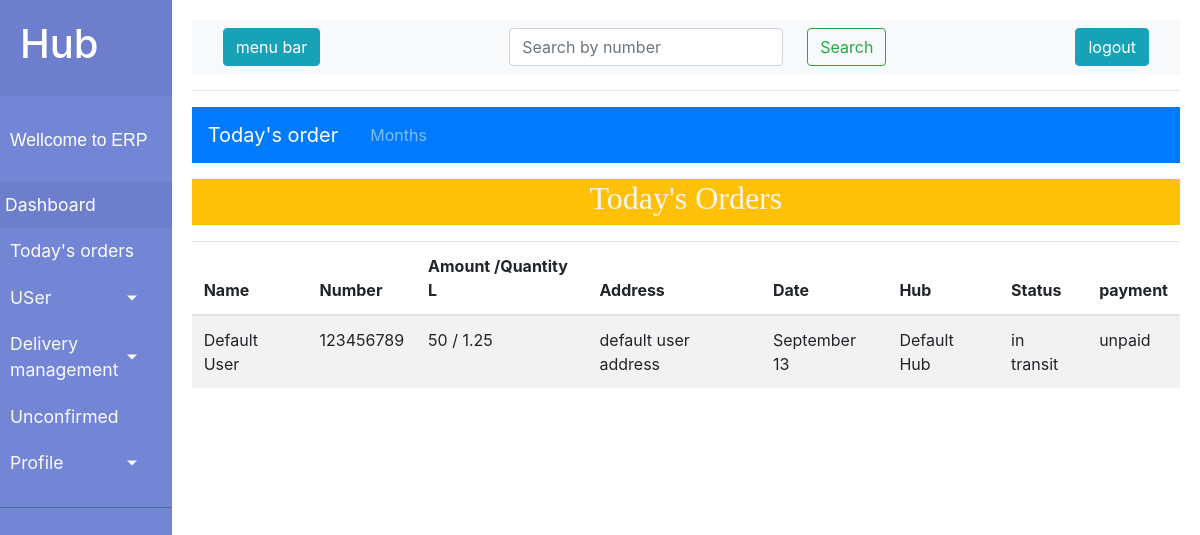
The app's page /hub/orders (signed in) with its own data.
### milkdairy/models.py (models this page shows, shortened)
class Ordersummery(models.Model):
    id = models.AutoField(primary_key=True)
    user = models.ForeignKey('client.User_data',default=1, on_delete=models.SET_DEFAULT)
    month = models.ForeignKey(Month, on_delete=models.CASCADE)
    day = models.ForeignKey(Day, on_delete=models.CASCADE)
    amount = models.IntegerField()
    quantity = models.DecimalField(max_digits=99999,decimal_places=2)
    status = models.CharField(max_length=20, default='in transit')
    payment = models.CharField(max_length=20, default='unpaid')
    date= models.DateTimeField(auto_now_add=True)
    hub = models.ForeignKey('hub.Hub_detail',null=True, on_delete=models.SET_NULL)
    delivery = models.ForeignKey('delivery.Deliveryboy', blank=True, null=True, on_delete=models.SET_NULL)

class Month(models.Model):
    id =models.AutoField(primary_key=True)
    months = models.CharField(max_length=20,)
    m_num = models.CharField( max_length=3,blank=True,null=True)
    year = models.CharField(max_length=5,default='2020')

class Day (models.Model):
    id = models.AutoField(primary_key=True)
    date = models.CharField(max_length=3)

### client/models.py (models this page shows, shortened)
class User_data(models.Model):
    id = models.AutoField(primary_key=True)
    user_id = models.OneToOneField(User, on_delete=models.CASCADE)
    name = models.CharField(max_length=225)
    number = models.IntegerField()
    whatsaap_number = models.IntegerField()
    address = models.CharField(max_length=400)
    date = models.DateField(auto_now_add=True)
    hub = models.ForeignKey('hub.Hub_detail' ,null=True,blank=True , on_delete=models.SET_NULL)

### hub/models.py (models this page shows, shortened)
class Hub_detail(models.Model):
    id = models.AutoField(primary_key=True)
    hub_user = models.OneToOneField(User, on_delete=models.CASCADE)
    hub_name = models.CharField(max_length=225)
    number = models.IntegerField( default=00000000)
    address = models.CharField(max_length=400, default='default_address')
    whatsaap_number = models.IntegerField(default = 0000000000)

### milk/decorators.py (the view)
        def wrapper_func(request, *args, **kwargs):
            group = None
            if request.user.groups.exists():
                group = request.user.groups.all()[0].name
                if group == allowed:
                    return view_func(request, *args, **kwargs)
                else:
                    return HttpResponse('you are not authorised for this action1')
            else:
                return HttpResponse('you are not authorised for this action')

### hub/views.py (called while the page is built)
@login_required(login_url='/')
@authentication(allowed='Hub')
def membership(request):
    dat = str(date.today())
    dat.split('-')
    day = dat[-2:]
    month = dat[-5:-3]
    hub = Hub_detail.objects.get(hub_user=request.user)
    member = Ordersummery.objects.filter(hub = hub,month__m_num=month, day__date=day).order_by('month', '-day')
    membr={'mam':member,'months':Month.objects.all, 'days':Day.objects.all}
    return render(request, 'hub/membership.html',membr)

### hub/templates/hub/membership.html (shortened to what this page needs)
{% extends 'hub/baseTemplate.html'  %}
{% block body %}
        <nav class="navbar navbar-expand-lg navbar-dark bg-primary d-flex justify-content-start">
          <a class="navbar-brand" href="/hub/orders">Today's order</a>
          <div class="collapse navbar-collapse" id="navbarNavDropdown">
            <ul class="navbar-nav">
              <li class="nav-item dropdown">
                <a class="nav-link dropdown ml-2" href="#" id="monthLink" data-toggle="dropdown" aria-haspopup="true" aria-expanded="false">
                  Months
                </a>
              </li>
            </ul>
          </div>
        </nav>
        <div class="d-flex justify-content-center mt-3 bg-warning"> <h2 style="font-family: 'Times New Roman', Times, serif; color: seashell;">Today's Orders</h2></div>
        <table class="table table-striped mt-3">
            <thead>
              <tr>
                <th scope="col">Name</th>
                <th scope="col">Number</th>
                <th scope="col">Amount /Quantity L</th>
                <th scope="col">Address</th>
                <th scope="col">Date</th>
                <th scope="col">Hub</th>
                <th scope="col">Status</th>
                <th scope="col">payment</th>
              </tr>
            </thead>
            <tbody>
              {% for i in mam %}
              <tr>
                <td>{{i.user.name}}</td>
                <td>{{i.user.number}}</td>
                <td>{{i.amount}} / {{i.quantity}}</td>
                <td>{{i.user.address}}</td>
                <td>{{i.month.months}} {{i.day.date}}</td>
                <td>{{i.user.hub.hub_name}}</td>
                <td>{{i.status}}</td>
                <td>{{i.payment}}</td>
              </tr>
              {% endfor %}
            </tbody>
        </table>
       {% endblock %}

### hub/templates/hub/baseTemplate.html (style rules this page uses)
a, a:hover, a:focus { color:#fafafa; text-decoration: none; transition: all 0.3s; }

### records on screen
Ordersummery: user.name "Default User", user.number "123456789", amount "50", quantity "1.25", user.address "default user address", month.months "September", day "13", user.hub.hub_name "Default Hub", status "in transit", payment "unpaid"
